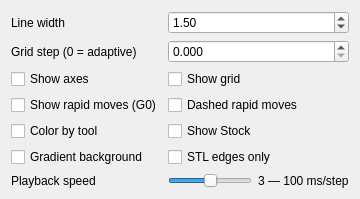
                    <widget class="QWidget" name="plotTab">
                        <attribute name="title">
                            <string>Plot</string>
                        </attribute>
                        <layout class="QFormLayout" name="plotForm">
                            <property name="rowWrapPolicy">
                                <enum>QFormLayout::RowWrapPolicy::WrapLongRows</enum>
                            </property>
                            <item row="0" column="0">
                                <widget class="QLabel" name="lineWidthLabel">
                                    <property name="text">
                                        <string>Line width</string>
                                    </property>
                                </widget>
                            </item>
                            <item row="0" column="1">
                                <widget class="QDoubleSpinBox" name="lineWidthSpin">
                                    <property name="decimals">
                                        <number>2</number>
                                    </property>
                                    <property name="minimum">
                                        <double>0.25</double>
                                    </property>
                                    <property name="maximum">
                                        <double>6.0</double>
                                    </property>
                                    <property name="singleStep">
                                        <double>0.25</double>
                                    </property>
                                    <property name="value">
                                        <double>1.5</double>
                                    </property>
                                </widget>
                            </item>
                            <item row="1" column="0">
                                <widget class="QLabel" name="gridStepLabel">
                                    <property name="text">
                                        <string>Grid step (0 = adaptive)</string>
                                    </property>
                                </widget>
                            </item>
                            <item row="1" column="1">
                                <widget class="QDoubleSpinBox" name="gridStepSpin">
                                    <property name="decimals">
                                        <number>3</number>
                                    </property>
                                    <property name="maximum">
                                        <double>1000000.0</double>
                                    </property>
                                </widget>
                            </item>
                            <item row="2" column="0">
                                <widget class="QCheckBox" name="axesCheck">
                                    <property name="text">
                                        <string>Show axes</string>
                                    </property>
                                </widget>
                            </item>
                            <item row="2" column="1">
                                <widget class="QCheckBox" name="gridCheck">
                                    <property name="text">
                                        <string>Show grid</string>
                                    </property>
                                </widget>
                            </item>
                            <item row="5" column="0">
                                <widget class="QCheckBox" name="backgroundGradientCheck">
                                    <property name="text">
                                        <string>Gradient background</string>
                                    </property>
                                </widget>
                            </item>
                            <item row="4" column="1">
                                <widget class="QCheckBox" name="showStockCheck">
                                    <property name="text">
                                        <string>Show Stock</string>
                                    </property>
                                </widget>
                            </item>
                            <item row="5" column="1">
                                <widget class="QCheckBox" name="stlWireframeCheck">
                                    <property name="text">
                                        <string>STL edges only</string>
                                    </property>
                                </widget>
                            </item>
                            <item row="3" column="0">
                                <widget class="QCheckBox" name="showRapidCheck">
                                    <property name="text"><string>Show rapid moves (G0)</string></property>
                                </widget>
                            </item>
                            <item row="3" column="1">
                                <widget class="QCheckBox" name="dashedRapidCheck">
                                    <property name="text"><string>Dashed rapid moves</string></property>
                                </widget>
                            </item>
                            <item row="4" column="0">
                                <widget class="QCheckBox" name="colorByToolCheck">
                                    <property name="text"><string>Color by tool</string></property>
                                </widget>
                            </item>
                            <item row="6" column="0">
                                <widget class="QLabel" name="playbackSpeedLabel">
                                    <property name="text">
                                        <string>Playback speed</string>
                                    </property>
                                </widget>
                            </item>
                            <item row="6" column="1">
                                <layout class="QHBoxLayout" name="playbackSpeedLayout">
                                    <item>
                                        <widget class="QSlider" name="playbackSpeedSlider">
                                            <property name="minimum">
                                                <number>1</number>
                                            </property>
                                            <property name="maximum">
                                                <number>5</number>
                                            </property>
                                            <property name="value">
                                                <number>3</number>
                                            </property>
                                            <property name="orientation">
                                                <enum>Qt::Orientation::Horizontal</enum>
                                            </property>
                                        </widget>
                                    </item>
                                    <item>
                                        <widget class="QLabel" name="playbackSpeedValueLabel">
                                            <property name="text">
                                                <string>3 — 100 ms/step</string>
                                            </property>
                                        </widget>
                                    </item>
                                </layout>
                            </item>
                        </layout>
                    </widget>
